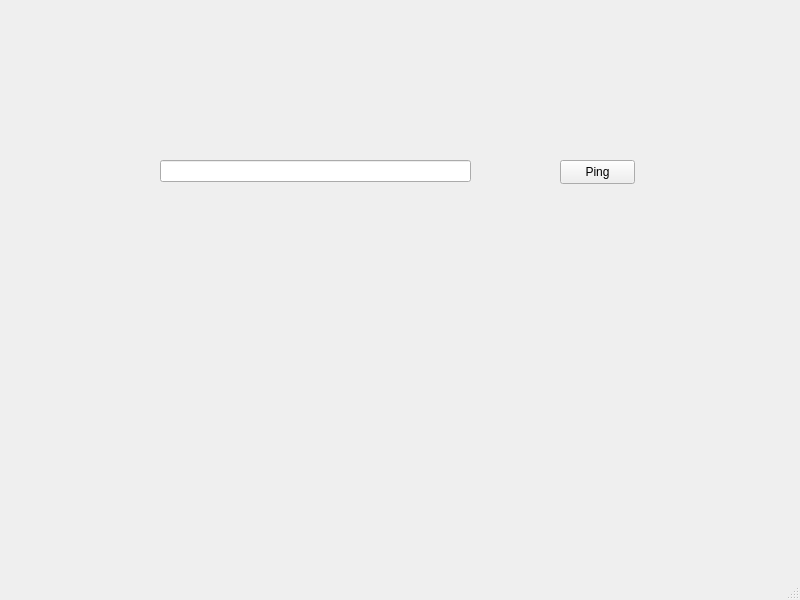
<?xml version="1.0" encoding="UTF-8"?>
<ui version="4.0">
 <class>MainWindow</class>
 <widget class="QMainWindow" name="MainWindow">
  <property name="geometry">
   <rect>
    <x>0</x>
    <y>0</y>
    <width>800</width>
    <height>600</height>
   </rect>
  </property>
  <property name="windowTitle">
   <string>MainWindow</string>
  </property>
  <widget class="QWidget" name="centralwidget">
   <widget class="QLineEdit" name="lineEdit">
    <property name="geometry">
     <rect>
      <x>160</x>
      <y>160</y>
      <width>311</width>
      <height>22</height>
     </rect>
    </property>
   </widget>
   <widget class="QPushButton" name="pushButton">
    <property name="geometry">
     <rect>
      <x>560</x>
      <y>160</y>
      <width>75</width>
      <height>24</height>
     </rect>
    </property>
    <property name="text">
     <string>Ping</string>
    </property>
   </widget>
  </widget>
  <widget class="QMenuBar" name="menubar">
   <property name="geometry">
    <rect>
     <x>0</x>
     <y>0</y>
     <width>800</width>
     <height>22</height>
    </rect>
   </property>
  </widget>
  <widget class="QStatusBar" name="statusbar"/>
 </widget>
 <resources/>
 <connections/>
</ui>
